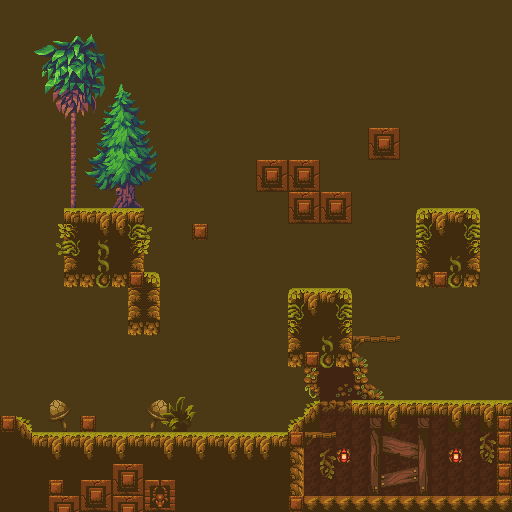

Below is a game level as drawn by its tile map, then a one-line description and the .tmx that defines it (tile-layer data replaced by summaries):
An orthogonal 32x32 tile map with 16x16 px tiles, 2 tile layers (tile_map_0, tile_map_1), 4 hidden layers not drawn, 4 tilesets and 6 objects (transition_spawn_0, transition_0, trigger_0, trigger_1, enemy_0, ...).

<map version="1.9" tiledversion="1.9.2" orientation="orthogonal" renderorder="right-down" width="32" height="32" tilewidth="16" tileheight="16" infinite="0" backgroundcolor="#4b3916" nextlayerid="22" nextobjectid="15">
 <properties>
  <property name="bg_layers" type="int" value="2" />
  <property name="fg_layers" type="int" value="1" />
  <property name="name" value="test_other" />
  <property name="tile_map_layers" type="int" value="2" />
 </properties>
 <tileset firstgid="1" source="../tsx_data/tileset.tsx" />
 <tileset firstgid="241" source="../tsx_data/props.tsx" />
 <tileset firstgid="257" source="../tsx_data/collision.tsx" />
 <tileset firstgid="264" source="../tsx_data/enemies.tsx" />
 <objectgroup id="20" name="transition_spawn">
  <object id="10" name="transition_spawn_0" x="16" y="416">
   <properties>
    <property name="index" type="int" value="0" />
   </properties>
   <point />
  </object>
 </objectgroup>
 <objectgroup id="19" name="transition">
  <object id="9" name="transition_0" x="-48" y="0" width="48" height="416">
   <properties>
    <property name="direction" value="left" />
    <property name="index" type="int" value="0" />
    <property name="room_to" value="test" />
    <property name="transition_to" type="int" value="0" />
   </properties>
  </object>
 </objectgroup>
 <imagelayer id="8" name="bg_0" visible="0" parallaxx="0.3" parallaxy="0" repeatx="1">
  <image source="../../graphics/background.png" width="192" height="240" />
 </imagelayer>
 <imagelayer id="9" name="bg_1" visible="0" parallaxx="0.5" parallaxy="0" repeatx="1">
  <image source="../../graphics/middleground.png" width="384" height="240" />
 </imagelayer>
 <layer id="16" name="tile_map_0" width="32" height="32">
  <data>[1024 cells, 303 non-empty, 74 distinct tile ids]</data>
 </layer>
 <layer id="17" name="tile_map_1" width="32" height="32">
  <data>[1024 cells, 6 non-empty, 6 distinct tile ids]</data>
 </layer>
 <objectgroup id="21" name="interactables" />
 <objectgroup id="11" name="enemy_trigger">
  <object id="5" name="trigger_0" x="352.75" y="444.75" width="106.75" height="51.25">
   <properties>
    <property name="index" type="int" value="0" />
   </properties>
  </object>
  <object id="6" name="trigger_1" x="31" y="127" width="147" height="81.5">
   <properties>
    <property name="index" type="int" value="1" />
   </properties>
  </object>
 </objectgroup>
 <objectgroup id="12" name="enemies">
  <object id="7" name="enemy_0" gid="265" x="464" y="496" width="32" height="26">
   <properties>
    <property name="index" type="int" value="0" />
   </properties>
  </object>
  <object id="14" name="enemy_1" gid="2147483912" x="96" y="208" width="32" height="32">
   <properties>
    <property name="index" type="int" value="1" />
   </properties>
  </object>
 </objectgroup>
 <imagelayer id="14" name="fg_0" visible="0" parallaxx="0" parallaxy="0">
  <image source="../../graphics/vingette.png" width="640" height="360" />
 </imagelayer>
 <layer id="1" name="collision" width="32" height="32" visible="0">
  <data>[1024 cells, 1024 non-empty, 5 distinct tile ids]</data>
 </layer>
</map>
